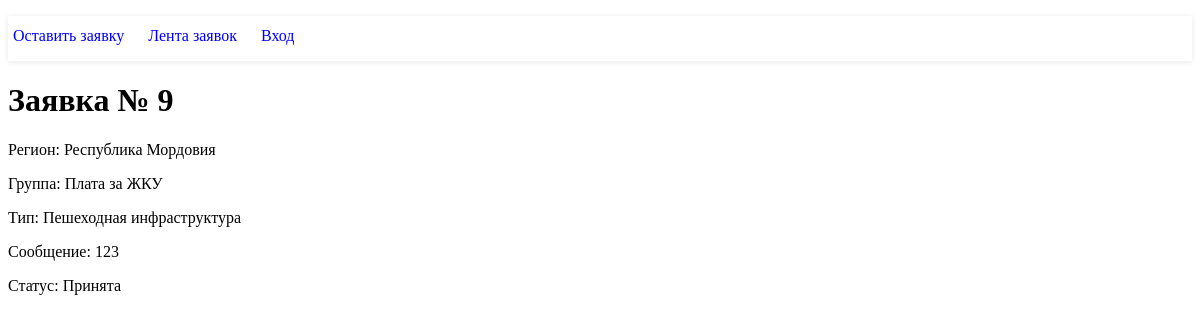
Screenshot of /detail/9 with the database file from the repository.
### tables this page shows
CREATE TABLE applications
(
	id INTEGER not null
		constraint applications_pk
			primary key autoincrement,
	region text,
	"group" text,
	type text,
	message text,
	status text
);

### application/controllers/MainController.php (called while the page is built, shortened)
<?php
class MainController extends Controller {
    public function detailAction() {
        $vars = [
            'data' => $this->model->postData($this->route['id'])[0],
        ];
        $this->view->render('Заявка', $vars);
    }
}

### index.php (called while the page is built, shortened)
<?php
spl_autoload_register(function ($class_name) {
    $path = str_replace('\\', '/', $class_name.'.php');
});
$router = new Router;
$router ->run();

### application/lib/Db.php (called while the page is built, shortened)
<?php
class Db {
    protected $db;
    function __construct() {
        $config = require 'application/config/db.php';
        try {
            $this->db = new PDO('sqlite:' . $config['name']);
        } catch (PDOException $e) {
                print "Error: " . $e->getMessage() . "<br/>";
            }
    }
    public function query($sql, $params = []) {
        $stmt = $this->db->prepare($sql);
        if (!empty($params)) {
            foreach ($params as $key => $val) {
                if (is_int($val)) {
                    $type = PDO::PARAM_INT;
                } else {
                    $type = PDO::PARAM_STR;
                }
                $stmt->bindValue(':'.$key, $val, $type);
            }
        }
        $stmt->execute();
        return $stmt;
    }
    public function row($sql, $params = []) {
        $result = $this->query($sql, $params);
        return $result->fetchAll(PDO::FETCH_ASSOC);
    }
}

### application/config/db.php (called while the page is built)
<?php
return [
    'host' => 'localhost',
    'name' => 'db.sqlite',
];

### application/core/Model.php (called while the page is built, shortened)
<?php
abstract class Model {
    public $db;
    public function __construct() {
        $this->db = new Db;
    }
    public function postData($id) {
        $params = [
            'id' => $id,
        ];
        return $this->db->row('SELECT * FROM applications WHERE id = :id', $params);
    }
}

### application/core/Controller.php (called while the page is built, shortened)
<?php
abstract class Controller {
    public function __construct($route) {
        $this->route = $route;
        $this->model = $this->loadModel($route['controller']);
    }
    public function loadModel($name) {
        $path = 'application\models\\'.ucfirst($name);
        if(class_exists($path)) {
            return new $path;
        }
    }
}

### application/views/main/detail.php (the view)
<h1>Заявка № <?php echo $data['id']?></h1>
        <p>Регион: <?php echo $data['region']?></p>
        <p>Группа: <?php echo $data['group']?></p>
        <p>Тип: <?php echo $data['type']?></p>
        <p>Сообщение: <?php echo $data['message']?></p>
        <p>Статус: <?php echo $data['status']?></p>

### rows the page displays
applications: id "9", region "Республика Мордовия", group "Плата за ЖКУ", type "Пешеходная инфраструктура", message "123", status "Принята"
